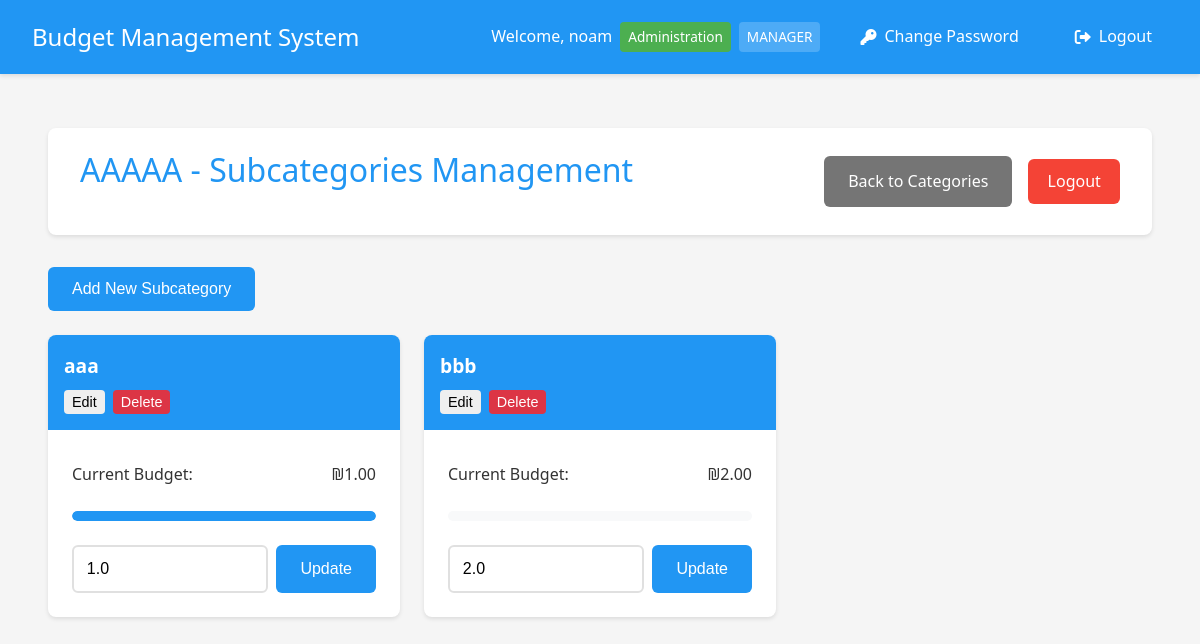
The app's page /manager/subcategories/5 (signed in) with its own data.
### app.py (models this page shows, shortened)
class User(UserMixin, db.Model):
    __tablename__ = 'user'
    id = db.Column(db.Integer, primary_key=True)
    username = db.Column(db.String(80), unique=True, nullable=False)
    email = db.Column(db.String(120), unique=False, nullable=False)
    password = db.Column(db.String(120), nullable=False)
    is_manager = db.Column(db.Boolean, default=False)
    is_admin = db.Column(db.Boolean, default=False)
    is_accounting = db.Column(db.Boolean, default=False)
    status = db.Column(db.String(20), default='active')  # active, inactive, pending
    department_id = db.Column(db.Integer, db.ForeignKey('department.id'))
    home_department = db.relationship('Department',
                                    foreign_keys=[department_id],
                                    back_populates='employees')
    managed_departments = db.relationship('Department',
                                       secondary=manager_departments,
                                       backref=db.backref('department_managers', lazy='dynamic'))
    submitted_expenses = db.relationship('Expense',
                                       primaryjoin='User.id==Expense.user_id',
                                       backref='submitter',
                                       lazy=True)
    handled_expenses = db.relationship('Expense',
                                     primaryjoin='User.id==Expense.manager_id',
                                     backref='handler',
                                     lazy=True)

class Department(db.Model):
    __tablename__ = 'department'
    id = db.Column(db.Integer, primary_key=True)
    name = db.Column(db.String(100), nullable=False)
    budget = db.Column(db.Float, default=0.0)
    employees = db.relationship('User', foreign_keys='User.department_id', back_populates='home_department')
    categories = db.relationship('Category', backref='department', lazy=True)

class Category(db.Model):
    __tablename__ = 'category'
    id = db.Column(db.Integer, primary_key=True)
    name = db.Column(db.String(100), nullable=False)
    budget = db.Column(db.Float, default=0.0)
    department_id = db.Column(db.Integer, db.ForeignKey('department.id'), nullable=False)
    subcategories = db.relationship('Subcategory', backref='category', lazy=True)

class Subcategory(db.Model):
    __tablename__ = 'subcategory'
    id = db.Column(db.Integer, primary_key=True)
    name = db.Column(db.String(100), nullable=False)
    budget = db.Column(db.Float, default=0.0)
    category_id = db.Column(db.Integer, db.ForeignKey('category.id'), nullable=False)
    expenses = db.relationship('Expense', backref='subcategory', lazy=True)

### app.py (the view)
@app.route('/manager/subcategories/<int:cat_id>')
@login_required
def manage_subcategories(cat_id):
    if not current_user.is_manager:
        flash('Access denied. Manager privileges required.', 'danger')
        return redirect(url_for('index'))
    category = Category.query.get_or_404(cat_id)
    if not current_user.username == 'admin' and current_user.department_id != category.department_id:
        flash('Access denied. You can only manage your own department.', 'danger')
        return redirect(url_for('manage_departments'))
    return render_template('manage_subcategories.html', category=category)

### app.py (called while the page is built)
@login_manager.user_loader
def load_user(user_id):
    user = User.query.get(int(user_id))
    if user and user.status == 'inactive':
        return None
    return user

@app.template_filter('min_value')
def min_value(value, limit):
    return min(value, limit)

@app.template_filter('format_currency')
def format_currency(value):
    return f"₪{value:,.2f}"

### templates/manage_subcategories.html (shortened to what this page needs)
{% extends "base.html" %}
{% block content %}
<div class="container">
    <header>
        <h1>{{ category.name }} - Subcategories Management</h1>
        <div class="header-actions">
            <a href="{{ url_for('manage_categories', dept_id=category.department.id) }}" class="button secondary">Back to Categories</a>
            <a href="{{ url_for('logout') }}" class="logout-btn">Logout</a>
        </div>
    </header>
    {% if current_user.username == 'admin' or (current_user.is_manager and current_user.department_id == category.department.id) %}
    <div class="admin-controls">
        <button onclick="showAddSubcategoryModal()" class="button primary">Add New Subcategory</button>
    </div>
    {% endif %}
    <div class="budget-grid">
        {% for subcategory in category.subcategories %}
        <div class="budget-card">
            <div class="budget-header">
                <h3>{{ subcategory.name }}</h3>
                {% if current_user.username == 'admin' or (current_user.is_manager and current_user.department_id == category.department.id) %}
                <div class="subcategory-actions">
                    <button onclick="showEditSubcategoryModal({{ subcategory.id }}, '{{ subcategory.name }}', {{ subcategory.budget }})" class="button small">Edit</button>
                    <button onclick="deleteSubcategory({{ subcategory.id }})" class="button small danger">Delete</button>
                </div>
                {% endif %}
            </div>
            <div class="budget-body">
                <div class="budget-info">
                    <p><strong>Current Budget:</strong> {{ subcategory.budget|format_currency }}</p>
                </div>
                <div class="budget-progress">
                    {% set total_expenses = namespace(value=0) %}
                    {% for expense in subcategory.expenses %}
                        {% if expense.status == 'approved' %}
                            {% set total_expenses.value = total_expenses.value + expense.amount %}
                        {% endif %}
                    {% endfor %}
                    {% set usage_percent = (total_expenses.value / subcategory.budget * 100) if subcategory.budget > 0 else 0 %}
                    <div class="progress-bar">
                        <div class="progress-fill" style="width: {{ usage_percent|min_value(100) }}%" data-usage="{{ "%.1f"|format(usage_percent) }}%"></div>
                    </div>
                </div>
                {% if current_user.username == 'admin' or (current_user.is_manager and current_user.department_id == category.department.id) %}
                <div class="budget-form">
                    <div class="budget-input">
                        <input type="number" step="0.01" min="0" value="{{ subcategory.budget }}" id="budget-{{ subcategory.id }}" class="form-control">
                        <button onclick="updateBudget({{ subcategory.id }})" class="button primary">Update</button>
                    </div>
                </div>
                {% endif %}
            </div>
        </div>
        {% endfor %}
    </div>
</div>
{% endblock %}

### templates/base.html (shortened to what this page needs)
<!DOCTYPE html>
<html lang="en">
<head>
    <link rel="stylesheet" href="{{ url_for('static', filename='style.css') }}">
    <link href="https://cdnjs.cloudflare.com/ajax/libs/font-awesome/6.0.0/css/all.min.css" rel="stylesheet">
</head>
<body>
    <nav class="navbar">
        <div class="nav-brand">Budget Management System</div>
        <div class="nav-items">
            {% if current_user.is_authenticated %}
                <span class="user-info">
                    Welcome, {{ current_user.username }}
                    {% if current_user.home_department %}
                        <span class="badge department">{{ current_user.home_department.name }}</span>
                    {% endif %}
                    {% if current_user.is_admin %}
                        <span class="badge admin">ADMIN</span>
                    {% elif current_user.is_manager %}
                        <span class="badge">MANAGER</span>
                    {% elif current_user.is_accounting %}
                        <span class="badge accounting">ACCOUNTING</span>
                    {% endif %}
                </span>
                <a href="{{ url_for('change_password') }}" class="nav-link">
                    <i class="fas fa-key"></i> Change Password
                </a>
                <a href="{{ url_for('logout') }}" class="nav-link">
                    <i class="fas fa-sign-out-alt"></i> Logout
                </a>
            {% else %}
                <a href="{{ url_for('login') }}" class="nav-link">
                    <i class="fas fa-sign-in-alt"></i> Login
                </a>
            {% endif %}
        </div>
    </nav>
    <div class="content">
        {% block content %}{% endblock %}
    </div>
</body>
</html>

### static/style.css (style rules this page uses)
:root { --primary-color: #2196F3; --secondary-color: #FFC107; --success-color: #4CAF50; --danger-color: #f44336; --text-color: #333; --bg-color: #f5f5f5; --card-bg: #ffffff; --background-light: #f8f9fa; }
* { margin: 0; padding: 0; box-sizing: border-box; transition: all 0.3s ease; }
body { font-family: 'Segoe UI', Roboto, Arial, sans-serif; background-color: var(--bg-color); color: var(--text-color); line-height: 1.6; }
.container { max-width: 1200px; margin: 0 auto; padding: 1rem; }
header { background-color: var(--card-bg); padding: 1rem 2rem; box-shadow: 0 2px 4px rgba(0,0,0,0.1); margin-bottom: 2rem; border-radius: 8px; display: flex; justify-content: space-between; align-items: center; }
h1 { color: var(--primary-color); font-weight: 500; margin-bottom: 1.5rem; }
input[type="text"], input[type="password"], input[type="number"], textarea { width: 100%; padding: 0.8rem; border: 2px solid #e0e0e0; border-radius: 6px; font-size: 1rem; transition: border-color 0.3s ease; }
.button, button { display: inline-flex; align-items: center; justify-content: center; padding: 0.8rem 1.5rem; border: none; border-radius: 6px; font-size: 1rem; font-weight: 500; cursor: pointer; text-decoration: none; transition: transform 0.2s ease, box-shadow 0.2s ease; }
.button.primary { background-color: var(--primary-color); color: white; }
.button.secondary { background-color: #757575; color: white; }
.logout-btn { background-color: var(--danger-color); color: white; padding: 0.6rem 1.2rem; border-radius: 6px; text-decoration: none; font-weight: 500; }
.button.small { padding: 0.4rem 0.8rem; font-size: 0.875rem; }
.header-actions { display: flex; gap: 1rem; align-items: center; }
.budget-grid { display: grid; grid-template-columns: repeat(auto-fill, minmax(300px, 1fr)); gap: 1.5rem; margin-top: 1.5rem; }
.budget-card { background: white; border-radius: 8px; box-shadow: 0 2px 4px rgba(0,0,0,0.1); overflow: hidden; transition: transform 0.2s ease-in-out, box-shadow 0.2s ease-in-out; }
.budget-header { padding: 1rem; background: var(--primary-color); color: white; }
.budget-header h3 { margin: 0; font-size: 1.2rem; }
.budget-body { padding: 1.5rem; }
.budget-info { margin-bottom: 1.5rem; }
.budget-info p { margin: 0.5rem 0; color: var(--text-color); display: flex; justify-content: space-between; align-items: center; }
.budget-info p strong { font-weight: 500; }
.budget-progress { margin: 1.5rem 0; }
.progress-bar { width: 100%; height: 10px; background-color: var(--background-light); border-radius: 5px; overflow: hidden; position: relative; }
.progress-fill { height: 100%; background-color: var(--primary-color); border-radius: 5px; position: relative; }
.progress-fill::after { content: attr(data-usage); position: absolute; right: 0; top: -20px; font-size: 0.875rem; color: var(--text-color); }
.budget-form { margin-top: 1.5rem; }
.budget-input { display: flex; gap: 0.5rem; }
.budget-input input { flex: 1; }
.navbar { background-color: var(--primary-color); padding: 1rem 2rem; color: white; display: flex; justify-content: space-between; align-items: center; box-shadow: 0 2px 4px rgba(0,0,0,0.1); position: fixed; top: 0; left: 0; right: 0; z-index: 1000; }
.nav-brand { font-size: 1.5rem; font-weight: 500; }
.nav-items { display: flex; align-items: center; gap: 1rem; }
.user-info { display: flex; align-items: center; gap: 0.5rem; }
.badge { background-color: var(--secondary-color); color: var(--text-color); padding: 0.25rem 0.5rem; border-radius: 4px; font-size: 0.8rem; font-weight: 500; }
.nav-link { color: white; text-decoration: none; padding: 0.5rem 1rem; border-radius: 4px; transition: background-color 0.3s; display: flex; align-items: center; gap: 0.5rem; }
.nav-link i { font-size: 1rem; }
.content { padding: 2rem; margin-top: 80px; }
.button.small { font-size: 0.875rem; padding: 0.25rem 0.75rem; border-radius: 4px; }
.button.danger.small { background-color: #dc3545; color: white; border: none; cursor: pointer; transition: background-color 0.2s ease; }
.button.small { padding: 0.25rem 0.75rem; font-size: 0.875rem; }

### templates/manage_subcategories.html (style rules this page uses)
.admin-controls { margin-bottom: 20px; }
.subcategory-actions { display: flex; gap: 8px; margin-top: 8px; }
.button.small { padding: 4px 8px; font-size: 0.9em; }
.button.danger { background-color: #dc3545; color: white; }

### records on screen
User: username "noam"
Department: home_department.name "Administration"
Category: name "AAAAA"
Subcategory: name "aaa", budget "₪1.00", {{ usage_percent|min_value(100) }} 100 (drawn), budget "1.0"
Subcategory: name "bbb", budget "₪2.00", budget "2.0"
